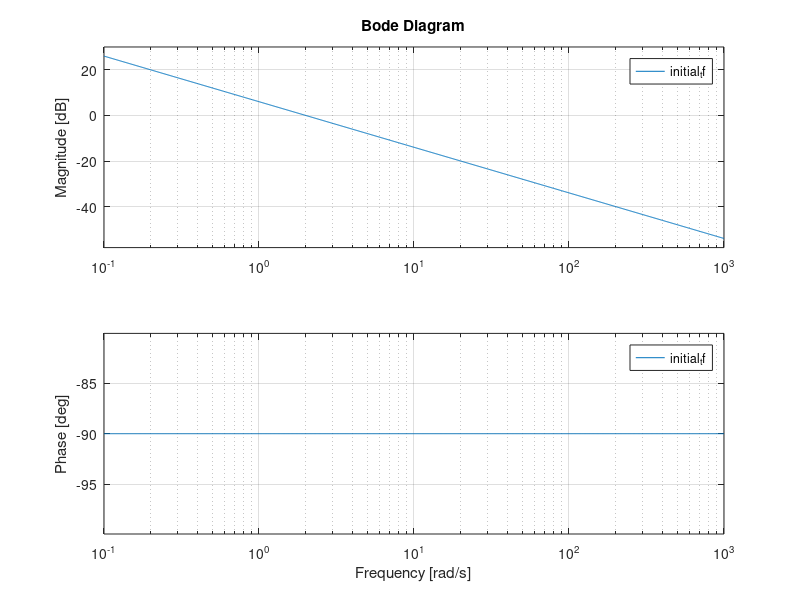

Source code (MATLAB): (Note: this script raises an error after producing the figure.)
s = tf('s')

initial_tf = 2 /s;
bode(initial_tf)
hold on
bp = mfb_bandpass_tf(1,1,1,1);
bode(bp)
bode(initial_tf * bp)
legend('input', 'output', 'bandpass');  
